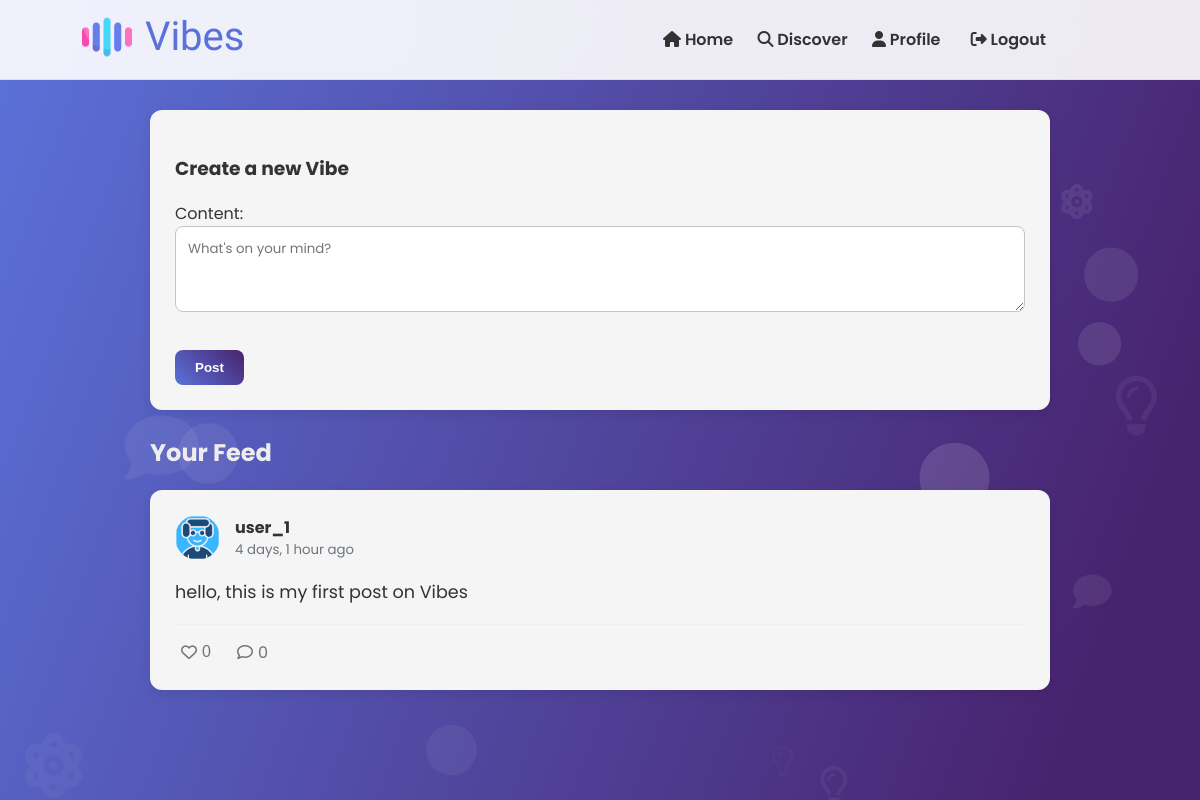
The app's page / (signed in), older data.
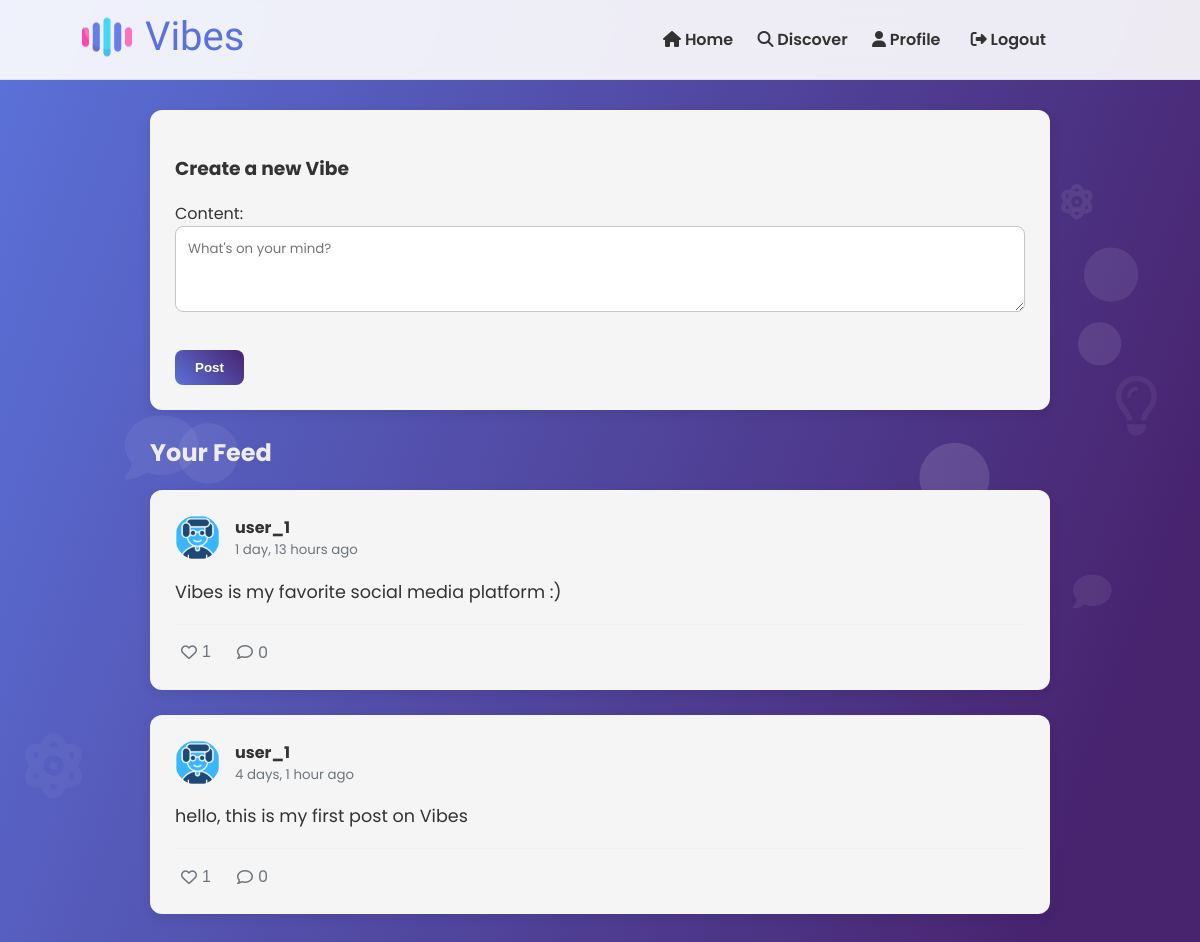
The same page, newer data.
### core/models.py (models this page shows, shortened)
class Post(models.Model):
    author = models.ForeignKey(User, on_delete=models.CASCADE)
    content = models.TextField(max_length=280)
    created_at = models.DateTimeField(auto_now_add=True)
    likes = models.ManyToManyField(User, related_name='liked_posts', blank=True)
    class Meta:
        ordering = ['-created_at'] # Newest posts first

class Profile(models.Model):
    user = models.OneToOneField(User, on_delete=models.CASCADE)
    bio = models.TextField(blank=True)
    profile_pic = models.ImageField(upload_to='profile_pics', default='default_avatar.png')

### core/views.py (the view, shortened to what this page needs)
# urls.py: path('', views.home, name='home'),
@login_required
def home(request):
    followed_users = Follow.objects.filter(follower=request.user).values_list('followed', flat=True)
    all_user_ids = list(followed_users) + [request.user.id]
    posts = Post.objects.filter(author__id__in=all_user_ids)
    post_form = PostForm()
    return render(request, 'core/home.html', {'posts': posts, 'post_form': post_form})

### core/forms.py
class PostForm(forms.ModelForm):
    class Meta:
        model = Post
        fields = ['content']
        widgets = {
            'content': forms.Textarea(attrs={'rows': 3, 'placeholder': 'What\'s on your mind?'}),
        }

### core/templates/core/home.html (shortened to what this page needs)
{% extends 'base.html' %}
{% block content %}
<div class="main-content">
    <div class="post-form-container card">
        <h3>Create a new Vibe</h3>
        <form method="post">
            {{ post_form.as_p }}
            <button type="submit" class="btn btn-primary">Post</button>
        </form>
    </div>
    <div class="feed">
        <h2>Your Feed</h2>
        {% for post in posts %}
        <div class="post-card card">
            <div class="post-header">
                <img src="{{ post.author.profile.profile_pic.url }}" class="avatar-small">
                <div>
                    <strong><a href="{% url 'profile' post.author.username %}">{{ post.author.username }}</a></strong>
                    <small class="text-muted">{{ post.created_at|timesince }} ago</small>
                </div>
            </div>
            <div class="post-content">
                <p>{{ post.content }}</p>
            </div>
            <div class="post-footer">
                <button class="like-btn" data-post-id="{{ post.id }}">
                    <i class="fa-heart {% if user in post.likes.all %}fas{% else %}far{% endif %}"></i>
                    <span id="likes-count-{{ post.id }}">{{ post.likes.count }}</span>
                </button>
                <a href="{% url 'post_detail' post.id %}" class="comment-btn">
                    <i class="far fa-comment"></i> {{ post.comments.count }}
                </a>
            </div>
        </div>
        {% empty %}
        <p class="card">Your feed is empty. Follow some users to see their posts!</p>
        {% endfor %}
    </div>
</div>
{% endblock %}

Row changes from the older to the newer data that the page shows:
added Post: author.profile.profile_pic (placeholder picture), author.username "user_1", created_at "1 day, 13 hours", content "Vibes is my favorite social media platform :)", likes.count "1", comments.count "0"
computed for Post "hello, this is my first post on Vibes": likes.count "0" → "1"
